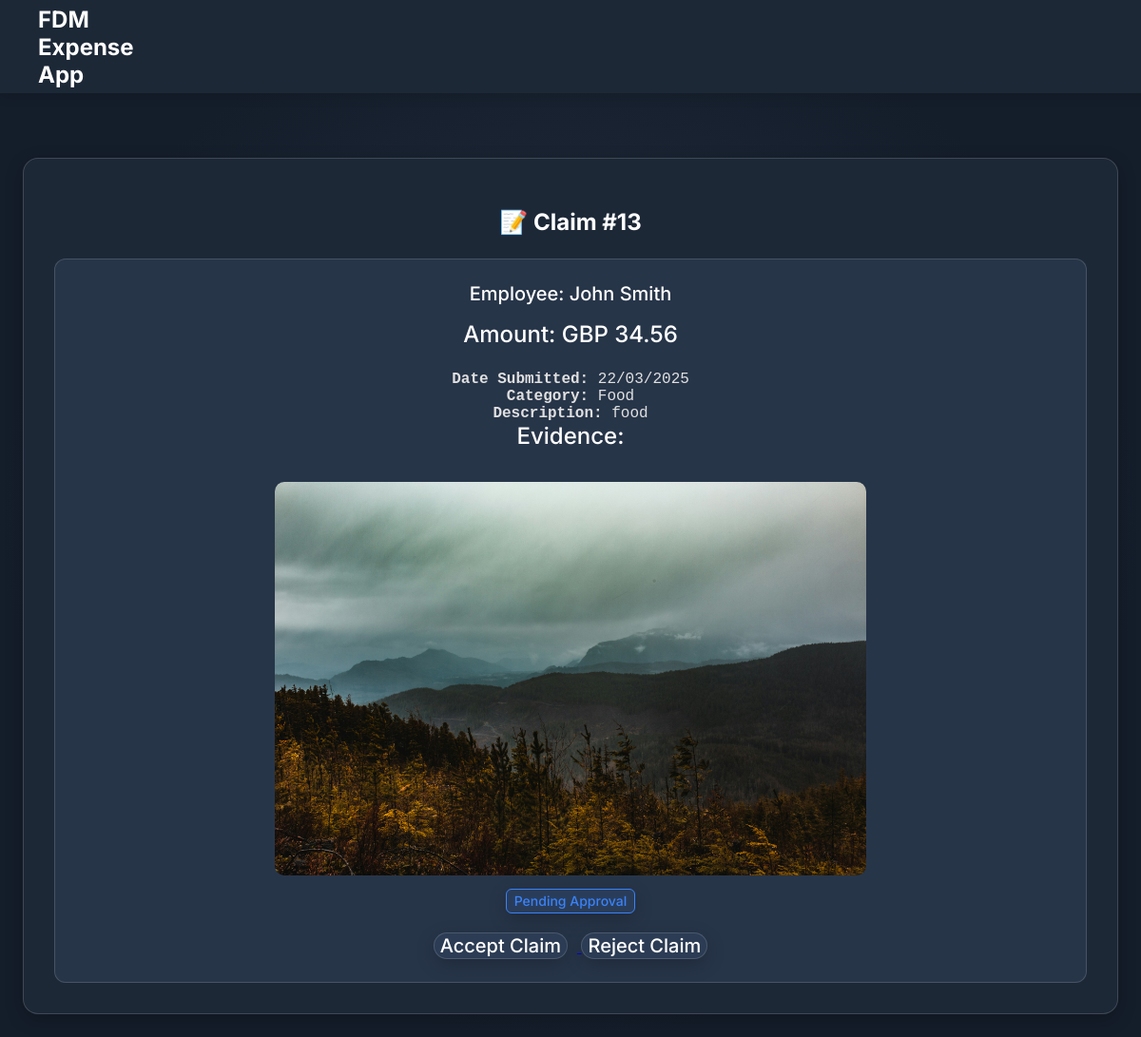
Before: /php/view_claim.php?id=13 (signed in) with the older database file.
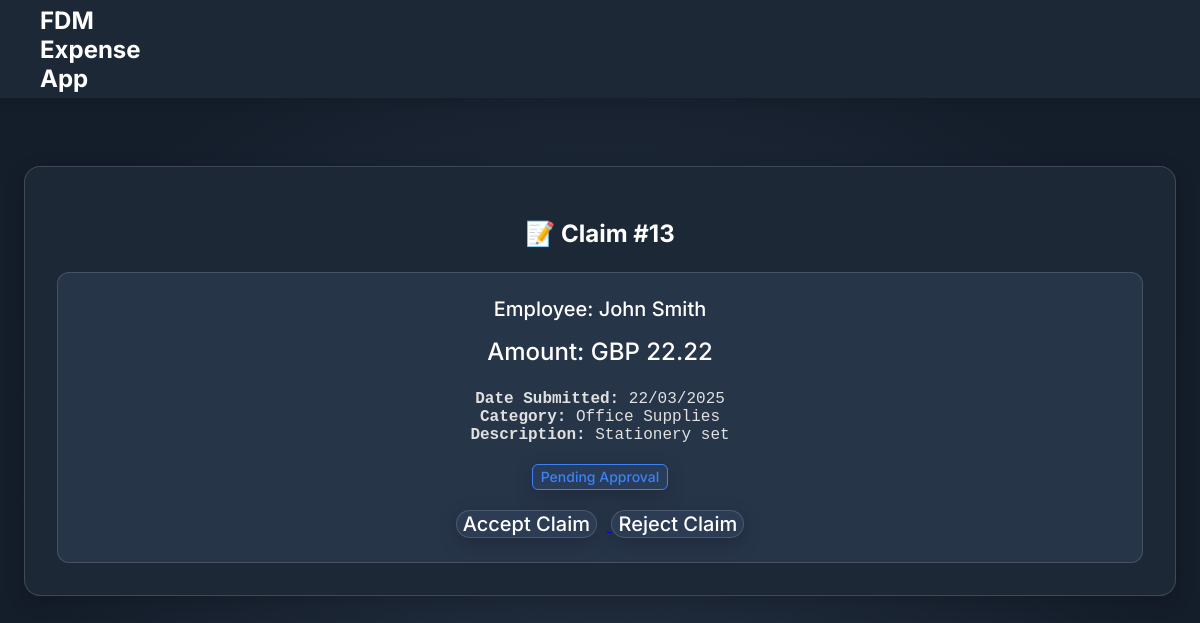
After: the same page with the newer database file.
### tables this page shows
CREATE TABLE `expense_claims` (
  `claimId` int(11) NOT NULL,
  `employeeId` int(11) NOT NULL,
  `amount` decimal(10,2) NOT NULL,
  `description` varchar(255) NOT NULL,
  `category` varchar(50) NOT NULL,
  `status` enum('Pending','Approved','Rejected') DEFAULT 'Pending',
  `date` timestamp NOT NULL DEFAULT current_timestamp(),
  `evidenceFile` varchar(255) NOT NULL,
  `receipt` varchar(255) NOT NULL,
  `currency` varchar(5) DEFAULT NULL
);

CREATE TABLE `employees` (
  `employeeId` int(11) NOT NULL,
  `firstName` varchar(50) NOT NULL,
  `lastName` varchar(50) NOT NULL,
  `email` varchar(100) NOT NULL,
  `role` enum('Employee','Manager','Admin','Finance') NOT NULL DEFAULT 'Employee',
  `username` varchar(50) NOT NULL,
  `passwordHash` varchar(255) NOT NULL,
  `manager` int(11) DEFAULT NULL,
  `loggedIn` date DEFAULT current_timestamp(),
  `created_at` timestamp NOT NULL DEFAULT current_timestamp()
);

### php/view_claim.php (the view, shortened to what this page needs)
<?php
$conn = DatabaseManager::getInstance()->getConnection();
$claimId = $_GET['id'];
$sql = "SELECT expense_claims.*, employees.firstName, employees.lastName
        FROM expense_claims
        INNER JOIN employees ON expense_claims.employeeId = employees.employeeId
        WHERE expense_claims.claimId = :claimId";
$stmt = $conn->prepare($sql);
$stmt->bindParam(':claimId', $claimId, PDO::PARAM_INT);
$stmt->execute();
$claim = $stmt->fetch(PDO::FETCH_ASSOC);
?>
<!DOCTYPE html>
<html lang="en">
<head>
    <link rel="stylesheet" href="../css/style.css">
</head>
<body>
    <div class="container">
        <nav class="navbar">
            <div class="logo">FDM Expense App</div>
            <div class="nav-links">
                <form method="POST" action="../php/logout.php">
                </form>
            </div>
        </nav>
        <br>
        <section class="weather-map">
            <?php if ($claim): ?>
                <h1 style='text-align:center;'>📝 Claim #<?= $claim['claimId'] ?></h1>
                <div class='report' style='text-align: center;'>
                    <h4>Employee: <?= htmlspecialchars($claim['firstName'] . ' ' . $claim['lastName']) ?></h4>
                    <h3>Amount: <?= $claim['currency'] . ' ' . number_format($claim['amount'], 2) ?></h3>
                    <p><strong>Date Submitted:</strong> <?= date("d/m/Y", strtotime($claim['date'])) ?></p>
                    <p><strong>Category:</strong> <?= htmlspecialchars($claim['category']) ?></p>
                    <p><strong>Description:</strong> <?= htmlspecialchars($claim['description']) ?></p>
                    <?php if (!empty($claim['evidenceFile']) && file_exists($claim['evidenceFile'])): ?>
                        <h3>Evidence:</h3>
                        <img src="<?= $claim['evidenceFile'] ?>" alt="Claim Evidence" style="width: 60%; border-radius: 10px; margin: 10px;">
                    <?php endif; ?>
                    <br>
                    <?php if ($claim['status'] === 'Pending'): ?>
                        <div class='badges'><button class='blue'>Pending Approval</button></div><br>
                        <a href='approve_claim.php?id=<?= $claim['claimId'] ?>'>
                            <button style='margin-right: 10px;'>Accept Claim</button>
                        </a>
                        <a href='reject_claim.php?id=<?= $claim['claimId'] ?>'>
                            <button>Reject Claim</button>
                        </a>
                    <?php elseif ($claim['status'] === 'Rejected'): ?>
                        <div class='badges'><button class='red'>Rejected</button></div>
                    <?php elseif ($claim['status'] === 'Approved'): ?>
                        <div class='badges'><button class='green'>Approved</button></div>
                    <?php elseif ($claim['status'] === 'Reimbursed'): ?>
                        <div class='badges'><button class='purple'>Reimbursed</button></div>
                    <?php endif; ?>
                </div>
            <?php else: ?>
                <p style="text-align:center;">Claim not found or you do not have permission to view it.</p>
            <?php endif; ?>
        </section>
    </div>
</body>
</html>

### css/style.css (style rules this page uses)
body { background-color: #121826; color: #ffffff; font-family: 'Inter', sans-serif; margin: 0; padding: 0; background: radial-gradient(50% 50% at 50% 50%, #253244 0%, #141D2A 100%); min-height: 100vh; }
.container { display: grid; grid-template-columns: repeat(12, 1fr); gap: 24px; padding: 24px; margin-top: 98px; max-width: 1440px; margin-left: auto; margin-right: auto; }
.navbar { width: 100%; height: 98px; background: #1D2837; display: flex; align-items: center; padding: 0 40px; position: fixed; top: 0; left: 0; right: 0; z-index: 1000; box-shadow: 0px 4px 12px rgba(0, 0, 0, 0.1); }
.navbar .logo { color: #FFF; font-size: 24px; font-weight: 700; }
button { color: #FFF; font-family: Inter; font-size: 20px; font-weight: 500; cursor: pointer; border-radius: 16px; border: 1px solid rgba(255, 255, 255, 0.15); background: #2C3C54; box-shadow: 0px 6px 20px rgba(0, 0, 0, 0.2); }
.badges { display: flex; flex-direction: column; gap: 1rem; align-items: center; flex-wrap: wrap; justify-content: center; }
.badges > button { font-size: 0.875rem; line-height: 1.25rem; padding: 2px .5rem; cursor: pointer; border: none; border-radius: 0.375rem; outline: none; }
.badges .blue { background-color: rgba(59, 130, 246, 0.10); color: rgb(59 130 246); border: 1px rgb(59 130 246) solid; }
.weather-map, .active-alerts { grid-column: span 12; border-radius: 16px; border: 1px solid rgba(255, 255, 255, 0.15); background: #1D2837; padding: 32px; box-shadow: 0px 6px 20px rgba(0, 0, 0, 0.2); }
.weather-map h3, .active-alerts h3 { margin: 0 0 24px 0; font-size: 24px; font-weight: 500; }
.report { border-radius: 12px; border: 1px solid rgba(255, 255, 255, 0.15); background: #273549; padding: 24px; margin-top: 24px; }
.report h4 { margin: 0 0 16px 0; font-size: 20px; font-weight: 500; }
.report p { font-family: monospace; font-size: 16px; margin: 0; color: #e0e0e0; }

Changed rows visible on the page:
changed expense_claims "GBP": amount "34.56" → "22.22"; category "Food" → "Office Supplies"; description "food" → "Stationery set"; evidenceFile: picture removed
Other visible differences:
text no longer shown: "Evidence:"
